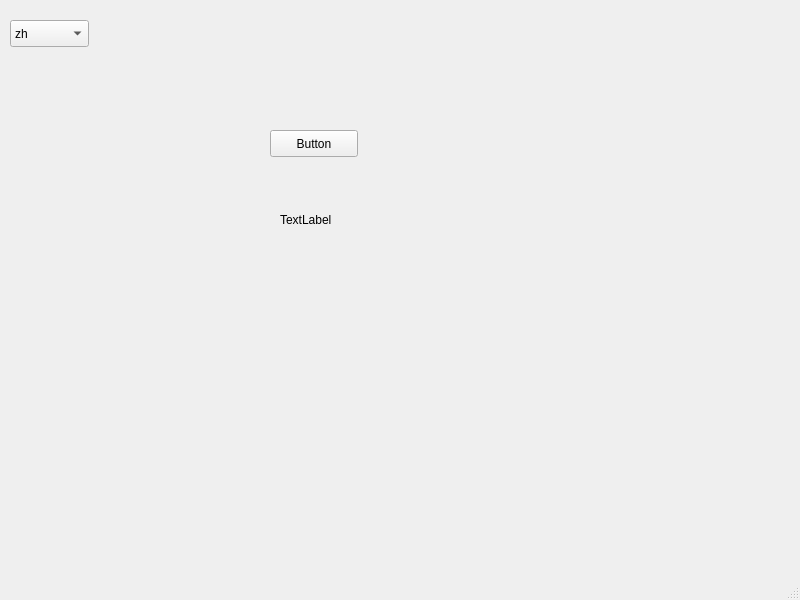
<?xml version="1.0" encoding="UTF-8"?>
<ui version="4.0">
 <class>MainWindow</class>
 <widget class="QMainWindow" name="MainWindow">
  <property name="geometry">
   <rect>
    <x>0</x>
    <y>0</y>
    <width>800</width>
    <height>600</height>
   </rect>
  </property>
  <property name="windowTitle">
   <string>MainWindow</string>
  </property>
  <widget class="QWidget" name="centralwidget">
   <widget class="QPushButton" name="pushButton">
    <property name="geometry">
     <rect>
      <x>270</x>
      <y>130</y>
      <width>88</width>
      <height>27</height>
     </rect>
    </property>
    <property name="text">
     <string>Button</string>
    </property>
   </widget>
   <widget class="QLabel" name="label">
    <property name="geometry">
     <rect>
      <x>280</x>
      <y>210</y>
      <width>67</width>
      <height>19</height>
     </rect>
    </property>
    <property name="text">
     <string>TextLabel</string>
    </property>
   </widget>
   <widget class="QComboBox" name="comboBox">
    <property name="geometry">
     <rect>
      <x>10</x>
      <y>20</y>
      <width>79</width>
      <height>27</height>
     </rect>
    </property>
    <item>
     <property name="text">
      <string>zh</string>
     </property>
    </item>
    <item>
     <property name="text">
      <string>jp</string>
     </property>
    </item>
    <item>
     <property name="text">
      <string>en</string>
     </property>
    </item>
   </widget>
  </widget>
  <widget class="QMenuBar" name="menubar">
   <property name="geometry">
    <rect>
     <x>0</x>
     <y>0</y>
     <width>800</width>
     <height>25</height>
    </rect>
   </property>
  </widget>
  <widget class="QStatusBar" name="statusbar"/>
 </widget>
 <resources/>
 <connections/>
</ui>
